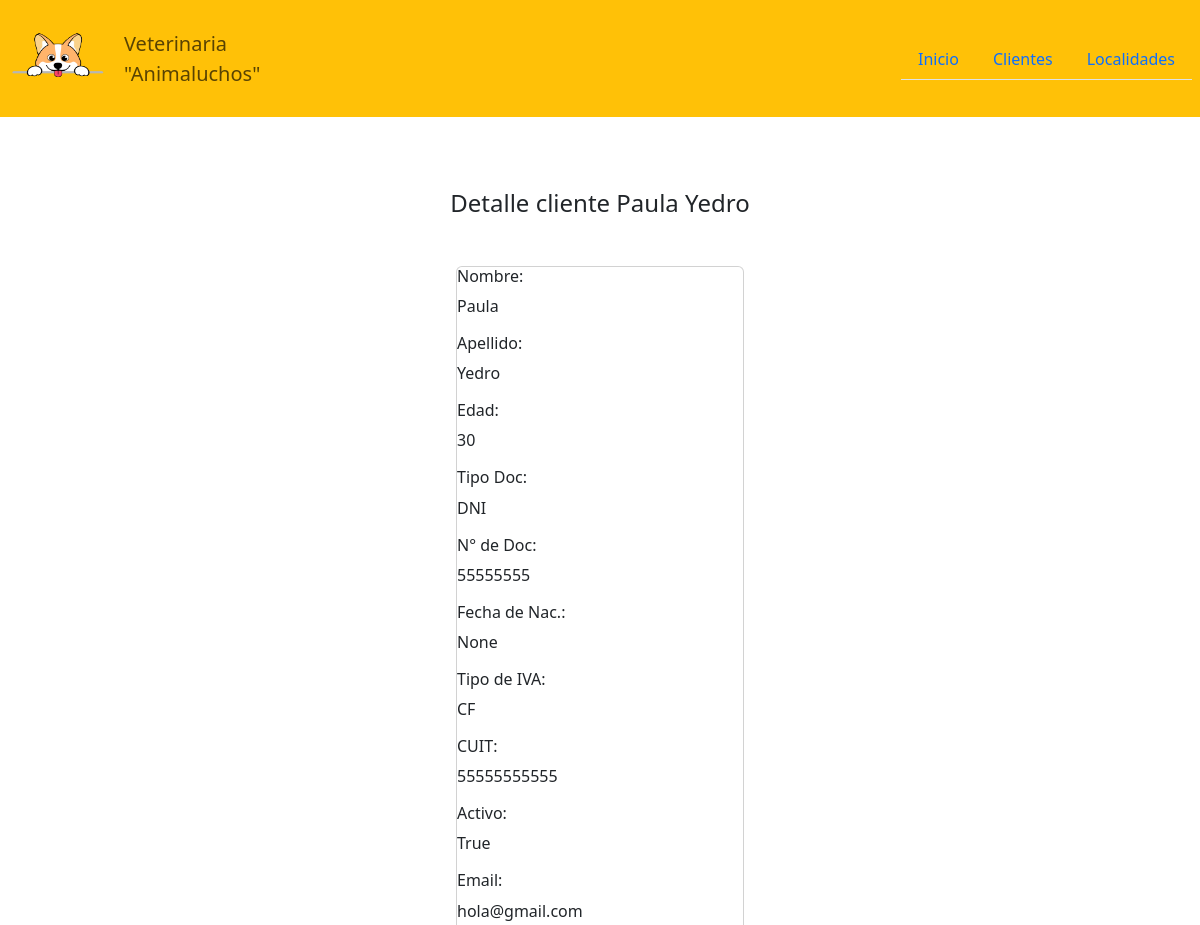
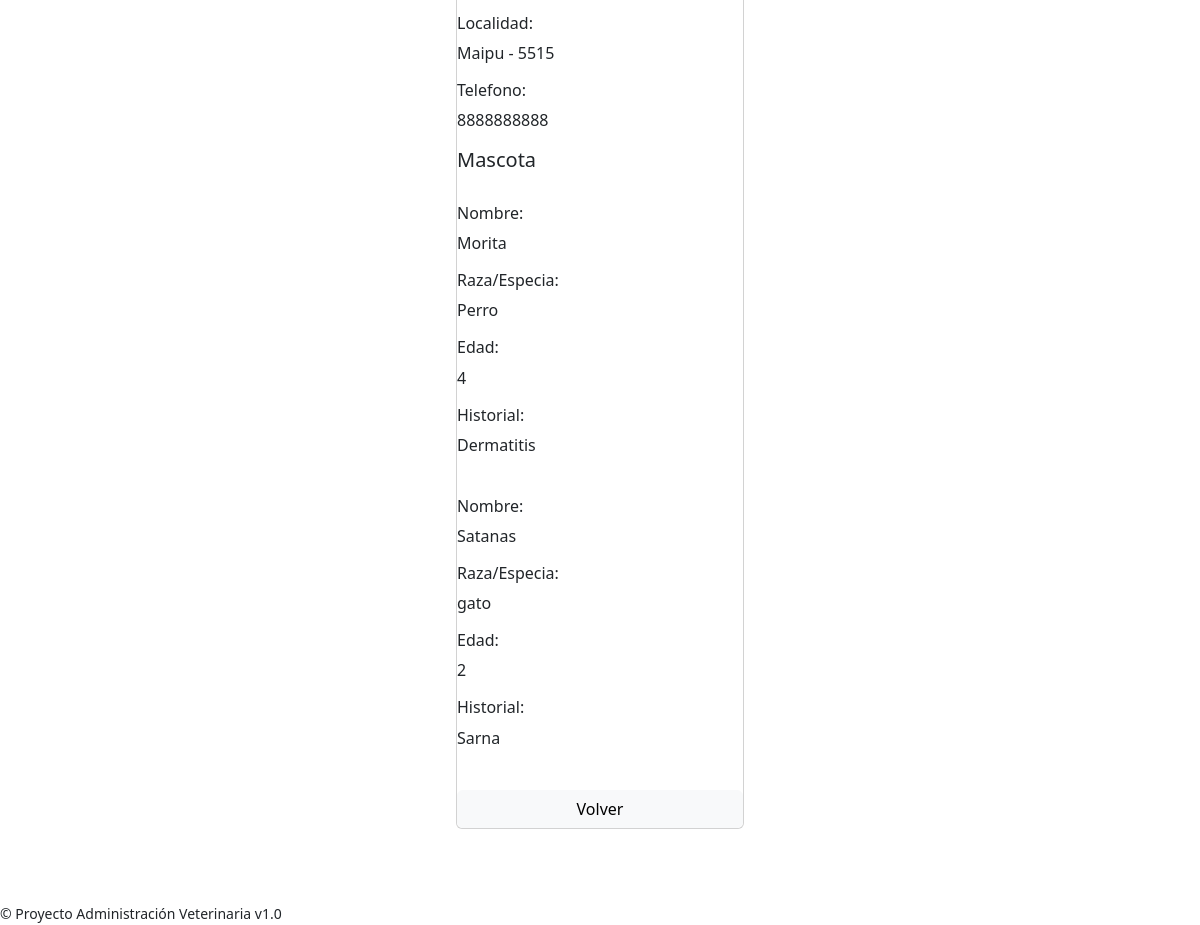
The page /detalle_cliente/1 on the database its author committed (2 pictures, top to bottom).
### veterinaria/models.py (models this page shows, shortened)
class Cliente(models.Model):
    nombre = models.CharField("Nombre/s",max_length=50)
    apellido = models.CharField(max_length=50)
    edad = models.IntegerField(null=True, blank=True)
    tipo_doc = models.ForeignKey(Tipo_Doc, on_delete=models.PROTECT, null=True, blank=True)
    nro_doc = models.IntegerField("Nro de Doc.", null=True, blank=True)
    cuit = models.CharField("CUIT", max_length=16, null=True, blank=True)
    tipo_iva = models.CharField("Tipo de IVA", max_length=2, choices=TIPO_IVA_CHOICE, default="CF")
    activo = models.BooleanField(default=True)
    localidad = models.ForeignKey(Localidad, on_delete=models.PROTECT, null=True, blank=True)
    email = models.EmailField(null=True, blank=True)
    fecha_nac = models.DateField("Fecha de Nacimiento", null=True, blank=True)
    telefono = models.IntegerField(null=True, blank=True)

class Tipo_Doc(models.Model):
    diminutivo = models.CharField(max_length=3, null=True, blank=True)
    nombre = models.CharField(max_length=50)
    def __str__(self):
        return self.diminutivo

class Localidad(models.Model):
    nombre = models.CharField(max_length=50)
    cp = models.CharField("Cod. Postal", max_length=10)
    provincia = models.ForeignKey(Provincia, on_delete=models.PROTECT, null=True, blank=True)
    class Meta:
        ordering = ["nombre"]
    def __str__(self):
        return self.nombre + " - " + self.cp

class Mascota(models.Model):
    nombre = models.CharField("Nombre", max_length=50)
    edad = models.IntegerField(null=True, blank=True)
    especie = models.CharField("Especie/Raza", max_length=50)
    historial = models.CharField(max_length=255)
    dueno = models.ForeignKey(Cliente, on_delete=models.PROTECT, null=True, blank=True)
    class Meta:
        ordering = ["nombre"]

### veterinaria/views.py (the view)
# urls.py: path('detalle_cliente/<int:pk>', views.detalle_cliente, name='detalle_cliente'),
def detalle_cliente(request, pk, template_name="veterinaria/detalle_cliente.html"):
    cliente = Cliente.objects.get(id=pk)
    mascotas = Mascota.objects.filter(dueno=cliente.id)
    dato = {"cliente": cliente, "mascotas": mascotas}
    return render(request, template_name, dato)

### templates/veterinaria/detalle_cliente.html (shortened to what this page needs)
{% extends "base.html" %}
{% block titulo_secundario %}Detalle cliente {{cliente.nombre}} {{cliente.apellido}}{% endblock %}
{% block principal %}
<div class="container my-5">
  <div class="card mx-auto" style="width: 18rem;">
     <h6 class="card-title">Nombre: </h6>
        <p class="card-text">{{ cliente.nombre }}</p>
        <h6>Apellido: </h6>
        <p>{{ cliente.apellido }}</p>
        <h6>Edad: </h6>
        <p>{{ cliente.edad }}</p>
        <h6>Tipo Doc: </h6>
        <p>{{ cliente.tipo_doc }}</p>
        <h6>N° de Doc: </h6>
        <p>{{ cliente.nro_doc }}</p>
        <h6>Fecha de Nac.: </h6>
        <p>{{ cliente.fecha_nac }}</p>
        <h6>Tipo de IVA: </h6>
        <p>{{ cliente.tipo_iva }}</p>
        <h6>CUIT: </h6>
        <p>{{ cliente.cuit }}</p>
        <h6>Activo: </h6>
        <p>{{ cliente.activo }}</p>
        <h6>Email: </h6>
        <p>{{ cliente.email }}</p>
        <h6>Localidad: </h6>
        <p>{{ cliente.localidad }}</p>
        <h6>Telefono: </h6>
        <p>{{ cliente.telefono }}</p>
      <h5>Mascota</h5>
        {% for mascota in mascotas %}
        <br>
         <h6>Nombre: </h6>
         <p>{{ mascota.nombre }}</p>
         <h6>Raza/Especia: </h6>
         <p>{{ mascota.especie }}</p>
         <h6>Edad: </h6>
         <p>{{ mascota.edad }}</p>
         <h6>Historial: </h6>
         <p>{{ mascota.historial }}</p>
        {% endfor %}
      <br>
      <button class="btn btn-light" type="button" onclick="goBack()">Volver</button>
  </div>
</div>
{% endblock %}

### templates/base.html (shortened to what this page needs)
<!DOCTYPE html>
{% load static %}
<html lang="en">
<head>
    <link href="https://cdn.jsdelivr.net/npm/bootstrap@5.3.2/dist/css/bootstrap.min.css" rel="stylesheet">
</head>
<body>
    <nav class="navbar navbar-expand-lg bg-body-tertiarys bg-warning text-light-emphasis d-flex mb-3">
        <div class="me-auto p-2 ">
            <div class="d-flex align-items-center">
                <div class="flex-shrink-0">
                    <img src="{% static 'img/logo.png' %}" width="100" height="85">
                </div>
                <div class="flex-grow-1 ms-3">
                    <a class="navbar-brand navbar-text"  href="/acerca_de"> Veterinaria<br>"Animaluchos"</a>
                </div>
            </div>
        </div>
        <div class="p-2">
        <ul class="nav nav-tabs d-flex justify-content-end">
            <li class="nav-item">
                <a class="nav-link" aria-current="page" href="/acerca_de">Inicio</a>
            </li>
            <li class="nav-item">
                <a class="nav-link" href="/clientes">Clientes</a>
            </li>
            <li class="nav-item dropdown">
                <a class="nav-link" href="/localidades">Localidades</a>
            </li>
        </ul>
        </div>
    </nav>
    <br>
    <div class="container">
        <div>
            <br>
            <h4 class="text-center">{% block titulo_secundario %}{% endblock %}</h4>
            {% block principal %} {% endblock %}
        </div>
    </div>
    <br>
    <footer>
        <small>&copy; Proyecto Administración Veterinaria v1.0</small>
    </footer>
</body>
</html>

### rows shown on the page
Cliente: nombre "Paula", apellido "Yedro", edad "30", tipo_doc "DNI", nro_doc "55555555", fecha_nac "None", tipo_iva "CF", cuit "55555555555", activo "True", email "hola@gmail.com", localidad "Maipu - 5515", telefono "8888888888"
Mascota: nombre "Morita", especie "Perro", edad "4", historial "Dermatitis"
Mascota: nombre "Satanas", especie "gato", edad "2", historial "Sarna"
